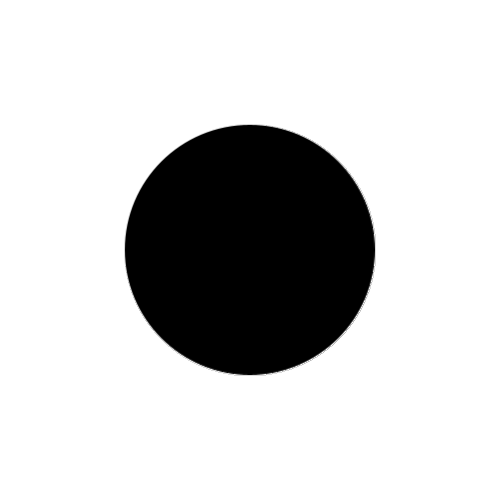
Frame 1 (no input)
Frame 60 (the mouse pressed at the canvas centre just before this capture): identical to frame 1, image omitted
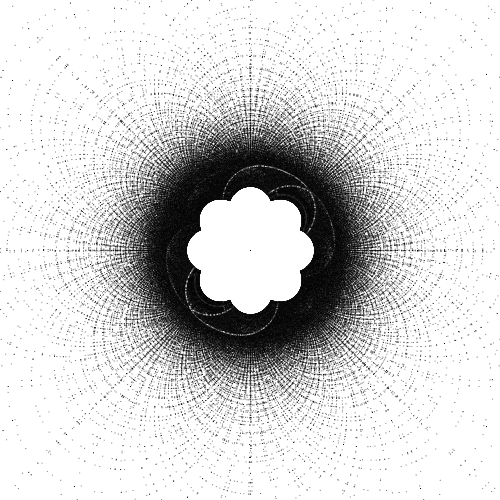
Frame 120 (the mouse held since frame 60 and released just before this capture)

The Processing sketch that drew these frames (run headless with seeded random() and noise(); from frame 60 on, the mouse is pressed at the canvas centre):

// Processing sketch: collab_gm2_study
// ── collab_gm2_study.pde
PGraphics g ;

void setup() {
  size(500,500);
  smooth(8);
  noStroke();
  fill(0);
    g = createGraphics(270,270);
    g.beginDraw();
    g.background(255);
    g.noStroke();
    g.smooth(8);
    g.fill(0);
    g.ellipse(135,135,250,250);
    g.endDraw();
    g.loadPixels();
}

final color bl = color(255);
float posx; 
float rot;

void draw() {
  background(255);
  posx = constrain(map(mouseX,50,450,0,1),0,1);
  rot = map(posx,0,1,0,TWO_PI);
  posx = cosmap(posx);
  
  for(int x=0;x<270;x++) {
    for(int y=0;y<270;y++) {
      color c = g.pixels[x+y*270];
      if(c != bl) {
        drawme(x+0.33,y,50,150);
        drawme(x-0.33,y,c,150);
        drawme(x,y+0.33,50,150);
        drawme(x,y-0.33,c,150);
        drawme(x,y,c,0);
      }
    }
  }  
  
}

void drawme(float x,float y,color c, int alpha) {
   float xx = map(x,0,270,-3,3);
   float yy = map(y,0,270,-3,3);
   PVector res = transform(new PVector(xx,yy),posx);
   xx = map(res.x,-3,3,115,385);
   yy = map(res.y,-3,3,115,385);
   if(alpha >0) fill(c,alpha); else fill(c);
   rect(xx,yy,1,1);
}

final float sgn(float a) {
  if(a == 0.0) return 0.0;
  return a > 0.0 ? 1.0 : -1.0;
}

PVector map1(PVector p) {
  float newx = 3*sgn(p.x) * pow(abs(p.x),0.2513);
  float newy = 3*sgn(p.y) * pow(abs(p.y),0.2513);
  return new PVector(newx,newy);
}

PVector sinusoidal(PVector p) {
  return new PVector(3.0*sin(p.x),3.0*sin(p.y));
}

PVector julia(PVector p) {
    float r = 1.75 * sqrt(p.mag());
    float theta = 0.5 * atan2(p.x,p.y) + (int)(2.0 * random(0,1)) * PI;
    float x = r * cos(theta);
    float y = r * sin(theta);
    return new PVector(x,y);
  }

PVector spherical(PVector p) {
    float r =2.0 / (sq(p.x)+sq(p.y) + 1.0e-10);
    return new PVector(r * p.x, r * p.y);      
  }

PVector transform(PVector p, float weight) {
   PVector res =  
   julia(spherical(sinusoidal(map1(p))));
  
   return rotate(new PVector( map(weight,0,1,p.x,res.x),
                       map(weight,0,1,p.y,res.y)),rot); 
}

PVector rotate(PVector p, float angle) {
    float ca = cos(angle);
    float sa = sin(angle);
    return new PVector(ca * p.x - sa * p.y, sa * p.x + ca * p.y);
  }
  
float cosmap(float time) {
  return 0.5*(1 - cos(map(time,0,1,0,TWO_PI)));
}  
